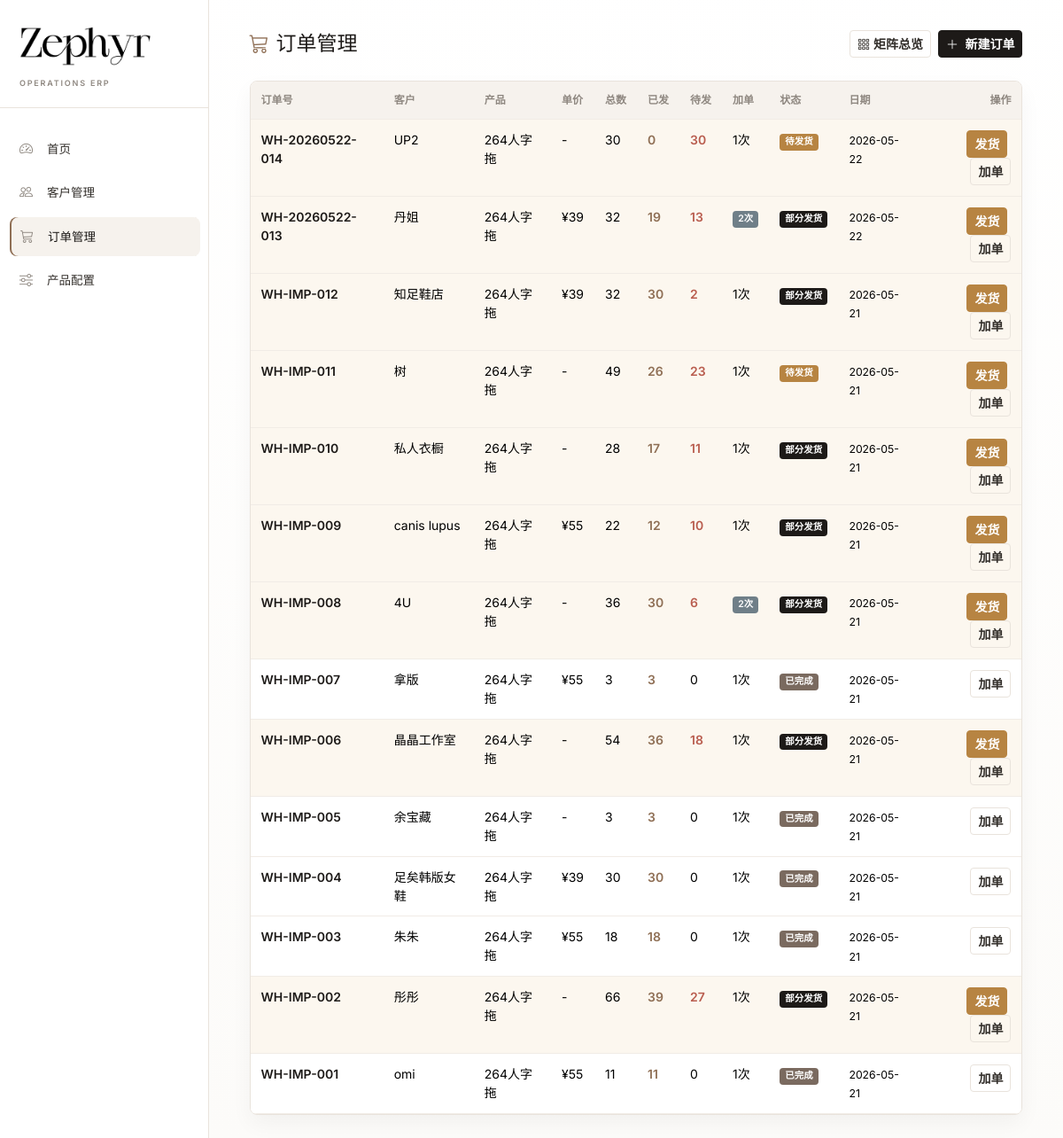
The page /orders on the database its author committed.
### models.py (models this page shows, shortened)
class Order(db.Model):
    __tablename__ = 'orders'
    id = db.Column(db.Integer, primary_key=True)
    customer_id = db.Column(db.Integer, db.ForeignKey('customers.id'), nullable=False)
    product_id = db.Column(db.Integer, db.ForeignKey('products.id'), nullable=False)
    order_number = db.Column(db.String(50), unique=True, nullable=False)
    unit_price = db.Column(db.Float, default=0.0)
    total_qty = db.Column(db.Integer, default=0)
    total_shipped = db.Column(db.Integer, default=0)
    status = db.Column(db.String(20), default='pending')  # pending / partial / completed
    notes = db.Column(db.Text, default='')
    created_at = db.Column(db.DateTime, default=datetime.utcnow)
    updated_at = db.Column(db.DateTime, default=datetime.utcnow, onupdate=datetime.utcnow)
    lines = db.relationship('OrderLine', backref='order', lazy='dynamic',
                            cascade='all, delete-orphan')
    shipments = db.relationship('Shipment', backref='order', lazy='dynamic',
                                cascade='all, delete-orphan')
    @property
    def total_pending(self):
        return self.total_qty - self.total_shipped
    @property
    def batch_count(self):
        batches = set(line.batch for line in self.lines.all())
        return len(batches)

class Customer(db.Model):
    __tablename__ = 'customers'
    id = db.Column(db.Integer, primary_key=True)
    name = db.Column(db.String(100), unique=True, nullable=False)
    unit_price = db.Column(db.Float, default=0.0)
    notes = db.Column(db.Text, default='')
    created_at = db.Column(db.DateTime, default=datetime.utcnow)
    orders = db.relationship('Order', backref='customer', lazy='dynamic')

class Product(db.Model):
    __tablename__ = 'products'
    id = db.Column(db.Integer, primary_key=True)
    name = db.Column(db.String(100), unique=True, nullable=False)  # 如: 2603人字拖
    image = db.Column(db.String(255), default='')
    is_active = db.Column(db.Boolean, default=True)
    created_at = db.Column(db.DateTime, default=datetime.utcnow)
    colors = db.relationship('ProductColor', backref='product', lazy='dynamic',
                             cascade='all, delete-orphan')
    sizes = db.relationship('ProductSize', backref='product', lazy='dynamic',
                            cascade='all, delete-orphan')
    orders = db.relationship('Order', backref='product', lazy='dynamic')

class OrderLine(db.Model):
    __tablename__ = 'order_lines'
    id = db.Column(db.Integer, primary_key=True)
    order_id = db.Column(db.Integer, db.ForeignKey('orders.id'), nullable=False)
    batch = db.Column(db.Integer, default=1)  # 批次号：1=首批,2=第一次加单...
    color = db.Column(db.String(50), nullable=False)
    size = db.Column(db.String(10), nullable=False)
    qty = db.Column(db.Integer, default=0)  # 本批次订购数量
    shipped_qty = db.Column(db.Integer, default=0)  # 累计已发
    created_at = db.Column(db.DateTime, default=datetime.utcnow)
    @property
    def pending_qty(self):
        return self.qty - self.shipped_qty

### app.py (the view)
@app.route('/orders')
def order_list():
    orders = Order.query.order_by(Order.created_at.desc()).all()
    product = Product.query.filter_by(is_active=True).first()
    colors = []
    sizes = []
    shipped_matrix = {}
    pending_matrix = {}
    order_matrix = {}
    if product:
        colors = product.colors.order_by(ProductColor.sort_order).all()
        sizes = product.sizes.order_by(ProductSize.sort_order).all()
    for o in orders:
        for line in o.lines.all():
            cs = shipped_matrix.setdefault(line.color, {})
            cs[line.size] = cs.get(line.size, 0) + line.shipped_qty
            cp = pending_matrix.setdefault(line.color, {})
            cp[line.size] = cp.get(line.size, 0) + line.pending_qty
            co = order_matrix.setdefault(line.color, {})
            co[line.size] = co.get(line.size, 0) + line.qty
    total_shipped = sum(sum(v.values()) for v in shipped_matrix.values())
    total_pending = sum(sum(v.values()) for v in pending_matrix.values())
    total_qty = sum(sum(v.values()) for v in order_matrix.values())
    return render_template('orders.html', orders=orders,
                           colors=colors, sizes=sizes,
                           shipped_matrix=shipped_matrix,
                           pending_matrix=pending_matrix,
                           order_matrix=order_matrix,
                           total_shipped=total_shipped,
                           total_pending=total_pending,
                           total_qty=total_qty)

### templates/orders.html (shortened to what this page needs)
{% extends "base.html" %}
{% block content %}
<div class="d-flex justify-content-between align-items-center mb-3">
    <h4 class="mb-0"><i class="bi bi-cart3 me-2"></i>订单管理</h4>
    <div>
        <button class="btn btn-sm btn-outline-secondary me-1" type="button" data-bs-toggle="collapse" data-bs-target="#ordersMatrix">
            <i class="bi bi-grid-3x3-gap me-1"></i>矩阵总览
        </button>
        <a href="{{ url_for('order_add') }}" class="btn btn-primary btn-sm">
            <i class="bi bi-plus-lg me-1"></i> 新建订单
        </a>
    </div>
</div>
<div class="card">
    <div class="card-body p-0">
        {% if orders %}
        <div class="table-responsive">
            <table class="table table-hover mb-0">
                <thead class="table-light">
                    <tr>
                        <th>订单号</th>
                        <th>客户</th>
                        <th>产品</th>
                        <th>单价</th>
                        <th>总数</th>
                        <th>已发</th>
                        <th>待发</th>
                        <th>加单</th>
                        <th>状态</th>
                        <th>日期</th>
                        <th class="text-end">操作</th>
                    </tr>
                </thead>
                <tbody>
                    {% for o in orders %}
                    <tr class="{{ 'table-warning' if o.total_pending > 0 else '' }}">
                        <td>
                            <a href="{{ url_for('order_detail', order_id=o.id) }}" class="text-decoration-none fw-bold">
                                {{ o.order_number }}
                            </a>
                        </td>
                        <td>{{ o.customer.name }}</td>
                        <td>{{ o.product.name }}</td>
                        <td>{% if o.unit_price %}¥{{ "%.0f"|format(o.unit_price) }}{% else %}-{% endif %}</td>
                        <td>{{ o.total_qty }}</td>
                        <td class="text-success fw-bold">{{ o.total_shipped }}</td>
                        <td class="{{ 'text-danger fw-bold' if o.total_pending > 0 else '' }}">
                            {{ o.total_pending }}
                        </td>
                        <td>
                            {% if o.batch_count > 1 %}
                            <span class="badge bg-info">{{ o.batch_count }}次</span>
                            {% else %}1次{% endif %}
                        </td>
                        <td>
                            {% if o.status == 'completed' %}
                            <span class="badge badge-completed">已完成</span>
                            {% elif o.status == 'partial' %}
                            <span class="badge badge-partial">部分发货</span>
                            {% else %}
                            <span class="badge badge-pending">待发货</span>
                            {% endif %}
                        </td>
                        <td><small>{{ o.created_at.strftime('%Y-%m-%d') }}</small></td>
                        <td class="text-end">
                            {% if o.total_pending > 0 %}
                            <a href="{{ url_for('order_ship', order_id=o.id) }}" class="btn btn-sm btn-warning me-1">发货</a>
                            {% endif %}
                            <a href="{{ url_for('order_add_batch', order_id=o.id) }}" class="btn btn-sm btn-outline-info">加单</a>
                        </td>
                    </tr>
                    {% endfor %}
                </tbody>
            </table>
        </div>
        {% else %}
        <div class="text-center py-5 text-muted">
            <i class="bi bi-cart3 fs-1"></i>
            <p class="mt-2">暂无订单，<a href="{{ url_for('order_add') }}">创建第一个订单</a></p>
        </div>
        {% endif %}
    </div>
</div>
{% endblock %}

### templates/base.html (style rules this page uses)
:root { --sidebar-width: 236px; --z-white: #ffffff; --z-paper: #fcfbf9; --z-warm-gray: #f6f2ed; --z-line: #e9e3dc; --z-soft-line: #f1ece6; --z-muted: #8f8881; --z-charcoal: #332f2b; --z-ink: #1d1a18; --z-accent: #8f6f55; --z-deep-brown: #5d3f2d; --z-success: #7a6a5f; --z-warning: #b78442; --z-danger: #b95d4f; --font-serif: 'Playfair Display', Georgia, 'Times New Roman', serif; --font-display-cn: 'Microsoft YaHei UI', 'Noto Sans SC', 'PingFang SC', 'Hiragino Sans GB', sans-serif; --font-sans: 'Microsoft YaHei UI', 'Noto Sans SC', 'Inter', 'Microsoft YaHei', 'PingFang SC', 'Hiragino Sans GB', sans-serif; --shadow-soft: 0 10px 24px rgba(31, 27, 22, 0.045); --shadow-float: 0 18px 48px rgba(31, 27, 22, 0.12); }
* { letter-spacing: 0; }
body { font-family: var(--font-sans); font-size: 14px; color: var(--z-charcoal); background: linear-gradient(180deg, rgba(255,255,255,0.96), rgba(252,251,249,0.98)), var(--z-paper); -webkit-font-smoothing: antialiased; text-rendering: optimizeLegibility; }
a { color: var(--z-ink); text-decoration: none; }
h1, h2, h3, h4, h5, h6 { color: var(--z-ink); font-weight: 600; line-height: 1.35; }
.main-content > h4, .main-content > .d-flex h4 { font-family: var(--font-display-cn); font-size: 23px; font-weight: 500; margin-bottom: 0; }
.main-content > h4 i, .main-content > .d-flex h4 i { color: var(--z-accent); font-size: 0.95em; }
.main-content > .d-flex.justify-content-between { gap: 16px; margin-bottom: 22px !important; padding-bottom: 4px; }
.card { border: 1px solid var(--z-line); border-radius: 8px; box-shadow: var(--shadow-soft); background: rgba(255,255,255,0.98); overflow: hidden; }
.card-body { padding: 18px; }
.table { color: var(--z-charcoal); --bs-table-hover-bg: #f8f4ef; --bs-table-striped-bg: #fcfaf7; margin-bottom: 0; }
.table-light, .table .table-light, thead.table-light, tfoot.table-light { --bs-table-bg: #f6f2ed; --bs-table-color: var(--z-charcoal); }
.table th { font-size: 12px; font-weight: 600; color: var(--z-muted); white-space: nowrap; }
.btn { border-radius: 4px; font-weight: 600; border-width: 1px; transition: transform 0.18s ease, box-shadow 0.18s ease, background 0.18s ease, color 0.18s ease; }
.btn-primary, .btn-dark { --bs-btn-bg: var(--z-ink); --bs-btn-border-color: var(--z-ink); --bs-btn-hover-bg: #000000; --bs-btn-hover-border-color: #000000; --bs-btn-active-bg: #000000; --bs-btn-active-border-color: #000000; }
.btn-outline-secondary, .btn-outline-info { --bs-btn-color: var(--z-charcoal); --bs-btn-border-color: var(--z-line); --bs-btn-hover-color: var(--z-white); --bs-btn-hover-bg: var(--z-ink); --bs-btn-hover-border-color: var(--z-ink); }
.btn-warning { --bs-btn-color: var(--z-white); --bs-btn-bg: var(--z-warning); --bs-btn-border-color: var(--z-warning); --bs-btn-hover-color: var(--z-white); --bs-btn-hover-bg: #9e7136; --bs-btn-hover-border-color: #9e7136; }
.text-success { color: var(--z-accent) !important; }
.text-danger { color: var(--z-danger) !important; }
.badge { border-radius: 4px; font-weight: 600; padding: 0.4em 0.58em; }
.bg-primary, .badge-partial { background: var(--z-ink) !important; }
.bg-success, .badge-completed { background: var(--z-success) !important; }
.bg-warning, .badge-pending { background: var(--z-warning) !important; color: var(--z-white) !important; }
.bg-info { background: #6f7f88 !important; }
.table-warning { --bs-table-bg: #fcf7ef; --bs-table-striped-bg: #fcf7ef; --bs-table-hover-bg: #f8efe2; }

### rows shown on the page
Order: order_number "WH-20260522-014", customer.name "UP2", product.name "264人字拖", total_qty "30", total_shipped "0", total_pending "30", shows "1次", status "待发货", created_at "2026-05-22"
Order: order_number "WH-20260522-013", customer.name "丹姐", product.name "264人字拖", unit_price "39", total_qty "32", total_shipped "19", total_pending "13", batch_count "2", status "部分发货", created_at "2026-05-22"
Order: order_number "WH-IMP-012", customer.name "知足鞋店", product.name "264人字拖", unit_price "39", total_qty "32", total_shipped "30", total_pending "2", shows "1次", status "部分发货", created_at "2026-05-21"
Order: order_number "WH-IMP-011", customer.name "树", product.name "264人字拖", total_qty "49", total_shipped "26", total_pending "23", shows "1次", status "待发货", created_at "2026-05-21"
Order: order_number "WH-IMP-010", customer.name "私人衣橱", product.name "264人字拖", total_qty "28", total_shipped "17", total_pending "11", shows "1次", status "部分发货", created_at "2026-05-21"
Order: order_number "WH-IMP-009", customer.name "canis lupus", product.name "264人字拖", unit_price "55", total_qty "22", total_shipped "12", total_pending "10", shows "1次", status "部分发货", created_at "2026-05-21"
Order: order_number "WH-IMP-008", customer.name "4U", product.name "264人字拖", total_qty "36", total_shipped "30", total_pending "6", batch_count "2", status "部分发货", created_at "2026-05-21"
Order: order_number "WH-IMP-007", customer.name "拿版", product.name "264人字拖", unit_price "55", total_qty "3", total_shipped "3", total_pending "0", shows "1次", status "已完成", created_at "2026-05-21"
Order: order_number "WH-IMP-006", customer.name "晶晶工作室", product.name "264人字拖", total_qty "54", total_shipped "36", total_pending "18", shows "1次", status "部分发货", created_at "2026-05-21"
Order: order_number "WH-IMP-005", customer.name "余宝藏", product.name "264人字拖", total_qty "3", total_shipped "3", total_pending "0", shows "1次", status "已完成", created_at "2026-05-21"
Order: order_number "WH-IMP-004", customer.name "足矣韩版女鞋", product.name "264人字拖", unit_price "39", total_qty "30", total_shipped "30", total_pending "0", shows "1次", status "已完成", created_at "2026-05-21"
Order: order_number "WH-IMP-003", customer.name "朱朱", product.name "264人字拖", unit_price "55", total_qty "18", total_shipped "18", total_pending "0", shows "1次", status "已完成", created_at "2026-05-21"
Order: order_number "WH-IMP-002", customer.name "彤彤", product.name "264人字拖", total_qty "66", total_shipped "39", total_pending "27", shows "1次", status "部分发货", created_at "2026-05-21"
Order: order_number "WH-IMP-001", customer.name "omi", product.name "264人字拖", unit_price "55", total_qty "11", total_shipped "11", total_pending "0", shows "1次", status "已完成", created_at "2026-05-21"
